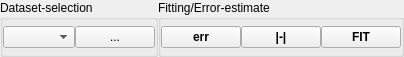
<?xml version="1.0" encoding="UTF-8"?>
<ui version="4.0">
 <class>Form</class>
 <widget class="QWidget" name="Form">
  <property name="geometry">
   <rect>
    <x>0</x>
    <y>0</y>
    <width>320</width>
    <height>57</height>
   </rect>
  </property>
  <property name="windowTitle">
   <string>Form</string>
  </property>
  <layout class="QHBoxLayout" name="horizontalLayout">
   <property name="spacing">
    <number>0</number>
   </property>
   <property name="leftMargin">
    <number>0</number>
   </property>
   <property name="topMargin">
    <number>0</number>
   </property>
   <property name="rightMargin">
    <number>0</number>
   </property>
   <property name="bottomMargin">
    <number>0</number>
   </property>
   <item>
    <widget class="QGroupBox" name="groupBox_3">
     <property name="sizePolicy">
      <sizepolicy hsizetype="Expanding" vsizetype="Minimum">
       <horstretch>0</horstretch>
       <verstretch>0</verstretch>
      </sizepolicy>
     </property>
     <property name="title">
      <string>Dataset-selection</string>
     </property>
     <property name="alignment">
      <set>Qt::AlignLeading|Qt::AlignLeft|Qt::AlignTop</set>
     </property>
     <property name="flat">
      <bool>false</bool>
     </property>
     <property name="checkable">
      <bool>false</bool>
     </property>
     <layout class="QGridLayout" name="gridLayout">
      <property name="leftMargin">
       <number>0</number>
      </property>
      <property name="topMargin">
       <number>0</number>
      </property>
      <property name="rightMargin">
       <number>0</number>
      </property>
      <property name="bottomMargin">
       <number>0</number>
      </property>
      <property name="spacing">
       <number>0</number>
      </property>
      <item row="1" column="1">
       <widget class="QPushButton" name="pushButton">
        <property name="text">
         <string>...</string>
        </property>
       </widget>
      </item>
      <item row="1" column="0">
       <widget class="QComboBox" name="comboBox">
        <property name="sizePolicy">
         <sizepolicy hsizetype="Expanding" vsizetype="Fixed">
          <horstretch>0</horstretch>
          <verstretch>0</verstretch>
         </sizepolicy>
        </property>
       </widget>
      </item>
     </layout>
    </widget>
   </item>
   <item>
    <widget class="QGroupBox" name="groupBox">
     <property name="title">
      <string>Fitting/Error-estimate</string>
     </property>
     <layout class="QGridLayout" name="gridLayout_2">
      <property name="leftMargin">
       <number>0</number>
      </property>
      <property name="topMargin">
       <number>0</number>
      </property>
      <property name="rightMargin">
       <number>0</number>
      </property>
      <property name="bottomMargin">
       <number>0</number>
      </property>
      <property name="spacing">
       <number>0</number>
      </property>
      <item row="1" column="1">
       <widget class="QPushButton" name="toolButton_4">
        <property name="sizePolicy">
         <sizepolicy hsizetype="Minimum" vsizetype="Fixed">
          <horstretch>0</horstretch>
          <verstretch>0</verstretch>
         </sizepolicy>
        </property>
        <property name="font">
         <font>
          <weight>75</weight>
          <bold>true</bold>
         </font>
        </property>
        <property name="toolTip">
         <string>&lt;html&gt;&lt;head/&gt;&lt;body&gt;&lt;p&gt;Sampling of the free fitting parameters. To adjust the options for sampling use the &amp;quot;Settings&amp;quot; menu.&lt;/p&gt;&lt;/body&gt;&lt;/html&gt;</string>
        </property>
        <property name="text">
         <string>err</string>
        </property>
       </widget>
      </item>
      <item row="1" column="2">
       <widget class="QPushButton" name="toolButton_2">
        <property name="sizePolicy">
         <sizepolicy hsizetype="Minimum" vsizetype="Fixed">
          <horstretch>0</horstretch>
          <verstretch>0</verstretch>
         </sizepolicy>
        </property>
        <property name="font">
         <font>
          <weight>75</weight>
          <bold>true</bold>
         </font>
        </property>
        <property name="toolTip">
         <string extracomment="Auto-adjustment of fitrange">&lt;html&gt;&lt;head/&gt;&lt;body&gt;&lt;p&gt;Fitting-Range&lt;/p&gt;&lt;p&gt;Try to determine the optimal fitting range &lt;br/&gt;automatically.&lt;/p&gt;&lt;/body&gt;&lt;/html&gt;</string>
        </property>
        <property name="text">
         <string>|-|</string>
        </property>
       </widget>
      </item>
      <item row="1" column="4">
       <widget class="QPushButton" name="toolButton_3">
        <property name="sizePolicy">
         <sizepolicy hsizetype="Minimum" vsizetype="Fixed">
          <horstretch>0</horstretch>
          <verstretch>0</verstretch>
         </sizepolicy>
        </property>
        <property name="font">
         <font>
          <weight>75</weight>
          <bold>true</bold>
         </font>
        </property>
        <property name="text">
         <string>FIT</string>
        </property>
       </widget>
      </item>
     </layout>
    </widget>
   </item>
  </layout>
  <action name="actionFit">
   <property name="text">
    <string>fit</string>
   </property>
   <property name="shortcut">
    <string>Ctrl+F</string>
   </property>
  </action>
  <action name="actionFit_range_changed">
   <property name="text">
    <string>Fit range changed</string>
   </property>
  </action>
  <action name="actionChange_dataset">
   <property name="text">
    <string>Change dataset</string>
   </property>
  </action>
  <action name="actionSelectionChanged">
   <property name="text">
    <string>SelectionChanged</string>
   </property>
   <property name="toolTip">
    <string>SelectionChanged</string>
   </property>
  </action>
  <action name="actionErrorEstimate">
   <property name="text">
    <string>ErrorEstimate</string>
   </property>
  </action>
 </widget>
 <resources>
  <include location="../ui/resource.qrc"/>
 </resources>
 <connections>
  <connection>
   <sender>pushButton</sender>
   <signal>clicked()</signal>
   <receiver>actionChange_dataset</receiver>
   <slot>trigger()</slot>
   <hints>
    <hint type="sourcelabel">
     <x>218</x>
     <y>36</y>
    </hint>
    <hint type="destinationlabel">
     <x>-1</x>
     <y>-1</y>
    </hint>
   </hints>
  </connection>
  <connection>
   <sender>toolButton_2</sender>
   <signal>clicked()</signal>
   <receiver>actionFit_range_changed</receiver>
   <slot>trigger()</slot>
   <hints>
    <hint type="sourcelabel">
     <x>18</x>
     <y>51</y>
    </hint>
    <hint type="destinationlabel">
     <x>-1</x>
     <y>-1</y>
    </hint>
   </hints>
  </connection>
  <connection>
   <sender>toolButton_3</sender>
   <signal>clicked()</signal>
   <receiver>actionFit</receiver>
   <slot>trigger()</slot>
   <hints>
    <hint type="sourcelabel">
     <x>247</x>
     <y>47</y>
    </hint>
    <hint type="destinationlabel">
     <x>-1</x>
     <y>-1</y>
    </hint>
   </hints>
  </connection>
  <connection>
   <sender>toolButton_4</sender>
   <signal>clicked()</signal>
   <receiver>actionErrorEstimate</receiver>
   <slot>trigger()</slot>
   <hints>
    <hint type="sourcelabel">
     <x>260</x>
     <y>25</y>
    </hint>
    <hint type="destinationlabel">
     <x>-1</x>
     <y>-1</y>
    </hint>
   </hints>
  </connection>
  <connection>
   <sender>comboBox</sender>
   <signal>currentIndexChanged(QString)</signal>
   <receiver>actionSelectionChanged</receiver>
   <slot>trigger()</slot>
   <hints>
    <hint type="sourcelabel">
     <x>68</x>
     <y>23</y>
    </hint>
    <hint type="destinationlabel">
     <x>-1</x>
     <y>-1</y>
    </hint>
   </hints>
  </connection>
 </connections>
</ui>
